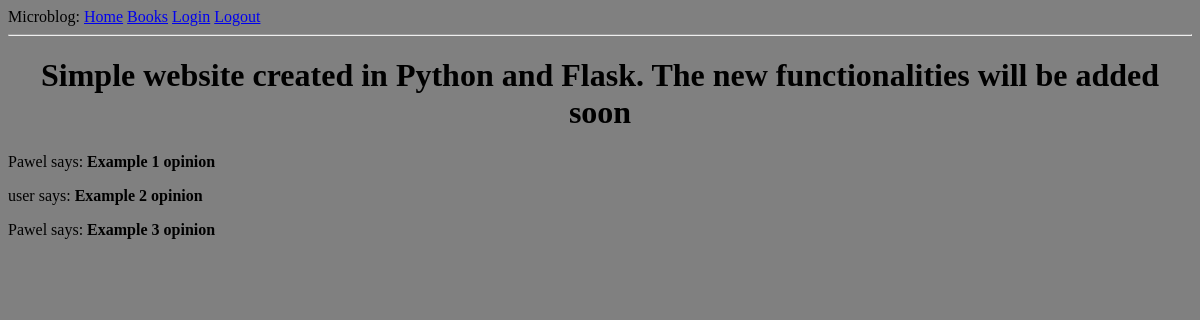
/index, run on the app's committed database.
### app/models.py (models this page shows, shortened)
class Opinion(db.Model):
	id = db.Column(db.Integer, primary_key=True)
	body = db.Column(db.String(140))
	timestamp = db.Column(db.DateTime, index=True, default=datetime.utcnow)
	user_id = db.Column(db.Integer, db.ForeignKey('user.id'))
	book_id = db.Column(db.Integer, db.ForeignKey('book.id'))

class User(UserMixin, db.Model):
	id = db.Column(db.Integer, primary_key=True)
	username = db.Column(db.String(40), index=True, unique=True)
	email = db.Column(db.String(120), index=True, unique=True)
	password_hash = db.Column(db.String(128))
	posts = db.relationship('Opinion', backref='author', lazy='dynamic')

### app/routes.py (the view)
@app.route('/')
@app.route('/index')
def index():
    posts = Opinion.query.all()
    return render_template('index.html', title='Home', posts=posts)   #,posts=posts) return site's view

### app/templates/index.html
{% extends "base.html" %}
{% block content%}
	<h1> Simple website created in Python and Flask. The new functionalities will be added soon </h1>
	{% for post in posts%}
	<div><p>{{ post.author.username}} says: <b>{{ post.body}}</b></p></div>
	{% endfor %}
{% endblock %}

### app/templates/base.html (shortened to what this page needs)
<!DOCTYPE html>
<html>
<head>
	<link type="text/css" rel="stylesheet" href="{{ url_for('static', filename='css/style.css')}}"/>
	<nav>
		Microblog:
		<a href="{{ url_for('index') }}">Home</a>
		<a href="{{ url_for('show_books') }}">Books</a>
		<a href="{{ url_for('login') }}">Login</a>
		<a href="{{ url_for('logout') }}">Logout</a>
	</nav>
</head>
<body>
	<hr>
	{% block content %}{% endblock %}
</body>
</html>

### app/static/css/style.css (style rules this page uses)
body { background-color: grey; }
h1 { text-align: center; }

### data on the page
Opinion: author.username "Pawel", body "Example 1 opinion"
Opinion: author.username "user", body "Example 2 opinion"
Opinion: author.username "Pawel", body "Example 3 opinion"
